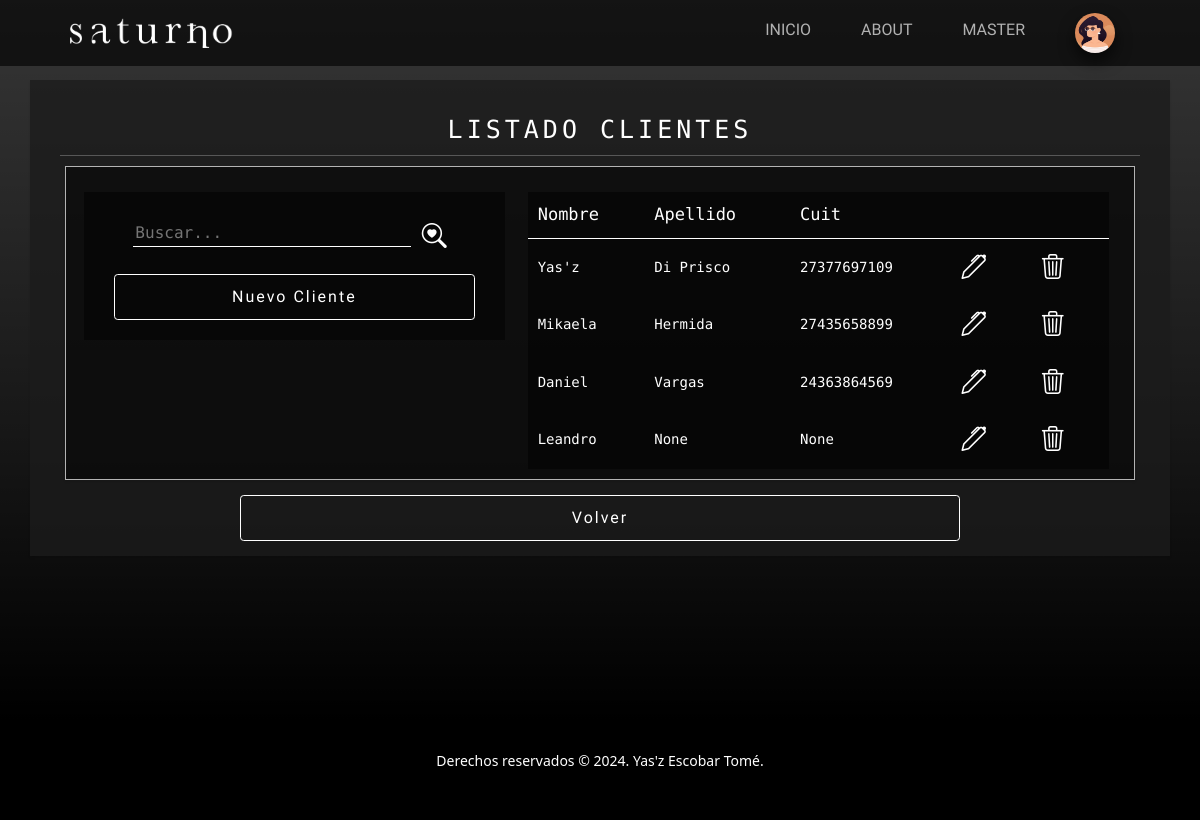
The page /cuentas/clientes (signed in) on the database as committed earlier.
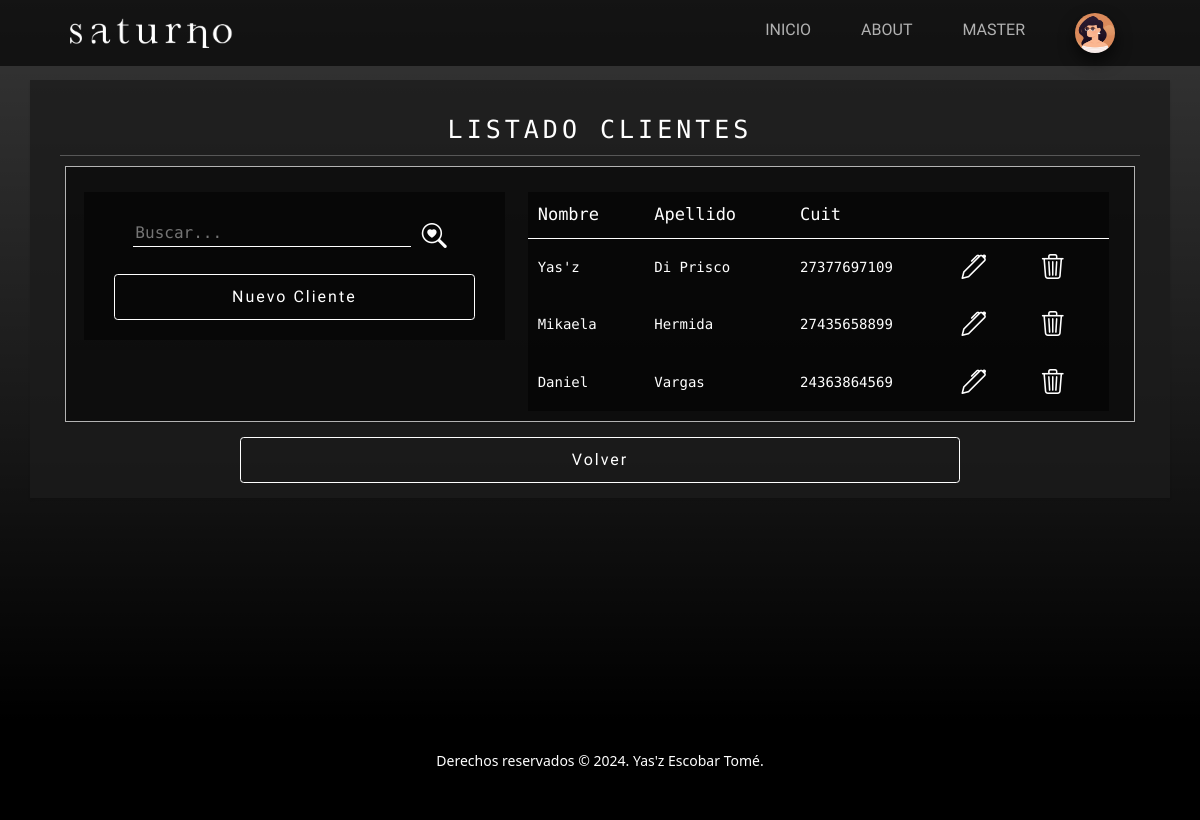
The same page on the database as committed later.
### userManagement/models.py (models this page shows)
class Avatar(models.Model):
    user = models.OneToOneField(User, on_delete=models.CASCADE)
    image = models.ImageField(upload_to='media/avatars/', null=True, blank=True)
    def __str__(self):
        return self.image.url

### accounts/models.py (models this page shows, shortened)
class Person(models.Model):
    cuit = models.CharField(max_length=11, null=True, blank=True)
    phone = models.IntegerField(null=True, blank=True)

class Client(Person):
    first_name = models.CharField(max_length=50)
    last_name = models.CharField(max_length=50, null=True, blank=True)

class Person(models.Model):
    cuit = models.CharField(max_length=11, null=True, blank=True)
    phone = models.IntegerField(null=True, blank=True)

### accounts/views.py (the view)
# urls.py: path('clientes', views.ClientListView.as_view(), name='Clients'),
class ClientListView(LoginRequiredMixin, ListView):
    model = Client
    context_object_name = 'clients'
    template_name = 'accounts/client-list.html'

### accounts/templates/accounts/client-list.html (shortened to what this page needs)
{% extends 'main/base.html' %}
{% load static %}
{% block main %}
<section class="page-section">
    <div class="container container-list py-4 px-lg-5 text-white text-center" styles="width: 100%;">
        <h1>LISTADO CLIENTES</h1>
        <hr>
        <div class="row gx-4 gx-lg-5 mx-2 custom-card justify-content-around">
            <div class="col-12 col-lg-5 align-top mt-4">
                <div class="row info-card ">
                    {% block search %}
                        {% include 'main/search.html' with page='Clients' %}
                    {% endblock search %}
                    {% if request.user.is_superuser %}
                        <a class="btn btn-outline-green" href="{% url 'CreateClient' %}">Nuevo Cliente</a>
                    {% endif %}
                </div>
            </div>
            <div class="col-12 col-lg-7 mt-4">
                <table class="info-card justify-content-center">
                    <thead>
                        <tr>
                            <th>Nombre</th>
                            <th>Apellido</th>
                            <th>Cuit</th>
                            <th></th>
                            <th></th>
                        </tr>
                    </thead>
                    <tbody>
                        {% for client in clients %}
                        <tr>
                            <td>{{ client.first_name }}</td>
                            <td>{{ client.last_name }}</td>
                            <td>{{ client.cuit }}</td>
                            {% if request.user.is_superuser %}
                            <td>
                                <a href="{% url 'DetailClient' client.pk %}">
                                    <i class="bi bi-pen"></i>
                                </a>
                            </td>
                            <td>
                                <a href="{% url 'DeleteClient' client.pk %}">
                                    <i class="bi bi-trash3"></i>
                                </a>
                            </td>
                            {% endif %}
                        </tr>
                        {% endfor %}
                    </tbody>
                </table>
            </div>
        </div>
        <a class="btn btn-outline-orange col-8 mt-4" href="{% url 'Accounts' %}">Volver</a>
    </div>
</section>
{% endblock main %}

### main/templates/main/base.html (shortened to what this page needs)
{% load static %}
<!DOCTYPE html>
<html lang="es">
<head>
    <link href="https://cdn.jsdelivr.net/npm/bootstrap@5.3.3/dist/css/bootstrap.min.css" rel="stylesheet"
>
    <link href="{% static 'main/css/styles.css' %}" rel="stylesheet"/>
</head>
<body>
    <nav class="navbar navbar-expand-lg navbar-light fixed-top">
        <div class="container px-4 px-lg-5">
            <a class="navbar-brand" href="/">
                <img src="{% static 'main/assets/img/logo.png' %}" alt="logo" class="d-inline-block align-text-top">
            </a>
            <div class="collapse navbar-collapse" id="navbarNav">
                <ul class="navbar-nav ms-auto">
                    <li class="nav-item pt-2">
                        <a class="nav-link" aria-current="page" href="{% url 'index' %}">INICIO</a>
                    </li>
                    <li class="nav-item pt-2">
                        <a class="nav-link" href="{% url 'About' %}">ABOUT</a>
                    </li>
                    <li class="nav-item dropdown pt-2">
                        {% if request.user.is_authenticated %}
                        <a class="nav-link" type="button" id="dropdownMenuButton" data-bs-toggle="dropdown" aria-expanded="false">
                            {{request.user.username|upper}}
                        </a>
                        {% endif %}
                    </li>
                    <li class="nav-item dropdown">
                        {% if request.user.is_authenticated %}
                        <a class="nav-link" type="button" id="dropdownMenuButton" data-bs-toggle="dropdown" aria-expanded="false">
                            <img class="avatar-circle" src="{{request.user.avatar}}" alt="" height="40px">
                        </a>
                        {% endif %}
                    </li>
                </ul>
            </div>
        </div>
    </nav>
    {% block main %}
    {% endblock main %}
    <footer class="footer bg-black small text-center text-white-50">
        <p>Derechos reservados &copy; 2024. Yas'z Escobar Tomé.</p>
    </footer>
</body>
</html>

### main/templates/main/search.html (shortened to what this page needs)
{% load static %}
{% block search %}
<form class="form-search mb-4" method="GET" action="{% url 'Search' %}">
    <input type="text" name="query" placeholder="Buscar...">
    <a>
        <button class="btn" type="submit">
            <i class="bi bi-search-heart"></i>
        </button>
    </a>
</form>
{% endblock search %}

Rows that differ between the two databases and show on the page:
removed Client: first_name "Leandro", last_name "None", cuit "None"
